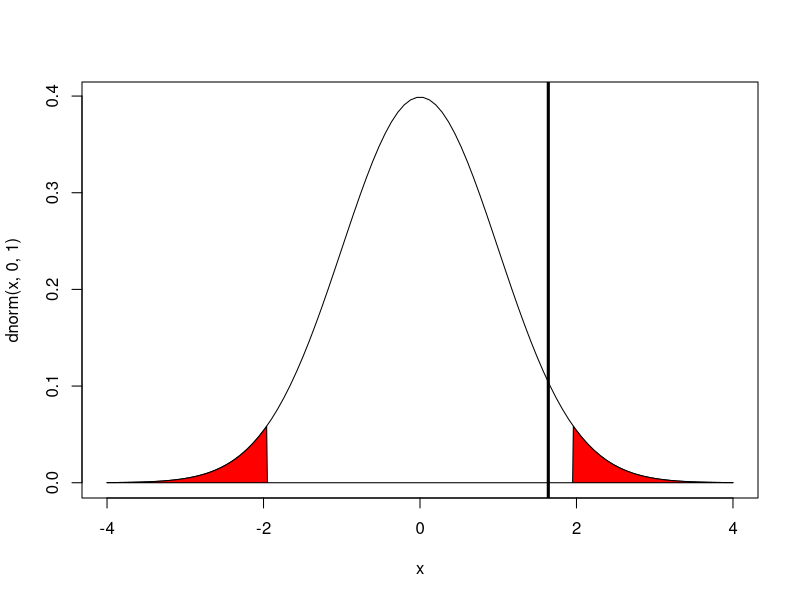
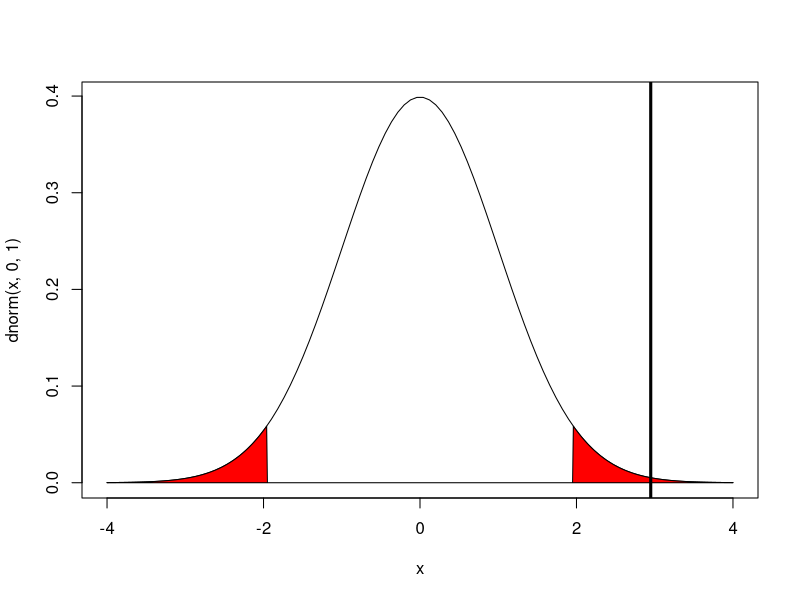

Here is the R script that generated these plots, in order:
## ---- chunk 1
rm(list = ls())
## ---- chunk 2
samp <- c(74,77,75,75,81,84)
## ---- chunk 3
samp_mean <- mean(samp)
samp_std <- sd(samp)
samp_dof <- length(samp) - 1
## ---- chunk 4
mu <- 75
t <- (samp_mean - mu) / (samp_std / sqrt(length(samp)))
print(t)
## ---- chunk 5
pt(t,df = samp_dof, lower.tail = FALSE)
## ---- chunk 6
p_left <- pnorm(-t,0,1)      # left rejection region
p <- 2 * p_left                         # p value for a two tail test
print(p)
## ---- chunk 7
mu <- 75
alpha = 0.05
# define rejection regions
rej_left <- qnorm(alpha/2, 0,1)
rej_right <- qnorm(alpha/2, 0,1, lower.tail = FALSE)
print(rej_left)
#plot the curve with rejection regions
#plot the curve with rejection regions
x <- seq(-4,4,length.out = 100)
plot(
  x, 
  y = dnorm(x,0,1),
  type = 'l')
## x and y for the whole area
xReject <- c(seq(-4,4,by=0.01))
yReject <- dnorm(xReject,0,1)

yReject[xReject > rej_left & xReject < rej_right] <- 0

polygon(c(xReject,xReject[length(xReject)],xReject[1]),
        c(yReject,0, 0), col='red')

# plot test statistic
abline(v = t, col = 'black', lwd = 3)
## ---- chunk 8
rm(list = ls())
gt <- read.csv('GoogleMapTimes.csv')
obs <- gt$Actual
pred <- gt$GMapPredicted
diff <- obs - pred
mean(diff)
## ---- chunk 9
early <- signif(pnorm(0,mean(diff),sd(diff)), 3)
late <- signif(1-pnorm(5,mean(diff),sd(diff)), 3)
library(glue)
glue('probability of being early is {early} and probability of being 5 minutes late is {late}')
## ---- chunk 10
# #calculate t and plot it
# obs_mean <- mean(obs)
# obs_std <- sd(obs)
# obs_se <- obs_std / sqrt(length(obs))
# 
# pred_mean <- mean(pred)
# pred_std <- sd(pred)
# pred_se <- pred_mean / pred_std
# 
# 
# 
# # pooled_var <- (obs_std^2 + pred_std^2) / 2
# # 
# # t <- (pred_mean - obs_mean) / pooled_var
mu <- 0
X <- mean(diff)
samp_std <- sd(diff)
samp_se <- samp_std / sqrt(length(diff))
t <- (X - mu) / samp_se
alpha <- 0.05
# define rejection regions
rej_left <- qnorm(alpha/2, 0,1)
rej_right <- qnorm(alpha/2, 0,1, lower.tail = FALSE)
#plot the curve with rejection regions
x <- seq(-4,4,length.out = 100)
print(t)
plot(
  x, 
  y = dnorm(x,0,1),
  type = 'l')
## x and y for the whole area
xReject <- c(seq(-4,4,by=0.01))
yReject <- dnorm(xReject,0,1)

yReject[xReject > rej_left & xReject < rej_right] <- 0

polygon(c(xReject,xReject[length(xReject)],xReject[1]),
        c(yReject,0, 0), col='red')

# plot test statistic
abline(v = t, col = 'black', lwd = 3)
## ---- chunk 11
p_left <- pt(-t,df = length(obs) - 1)      # left rejection region

p <- 2 * p_left                         # p value for a two tail test
print(p)
